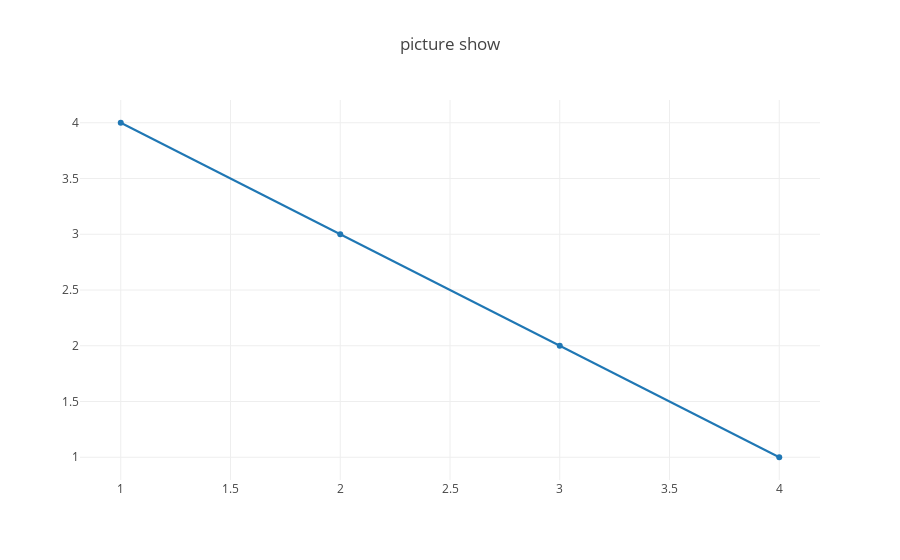

The cell this chart's notebook holds for it:
### Code cell
import plotly
from plotly.graph_objs import Scatter, Layout
plotly.offline.init_notebook_mode(connected=True)
plotly.offline.iplot({
    "data": [Scatter(x=[1, 2, 3, 4], y=[4, 3, 2, 1])],
    "layout": Layout(title="picture show")
})

### Figure 1 — Plotly figure (JSON) as saved in the notebook; plotly's stock layout.template omitted (floating-point values rounded to 4 significant figures)
{"data": [{"type": "scatter", "x": [1, 2, 3, 4], "y": [4, 3, 2, 1]}], "layout": {"title": "picture show"}}
